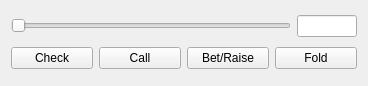
<?xml version="1.0" encoding="UTF-8"?>
<ui version="4.0">
 <class>Form</class>
 <widget class="QWidget" name="Form">
  <property name="geometry">
   <rect>
    <x>0</x>
    <y>0</y>
    <width>368</width>
    <height>86</height>
   </rect>
  </property>
  <property name="windowTitle">
   <string>Form</string>
  </property>
  <property name="styleSheet">
   <string notr="true"/>
  </property>
  <layout class="QVBoxLayout" name="verticalLayout">
   <item>
    <layout class="QHBoxLayout" name="horizontalLayout_2">
     <item>
      <widget class="QSlider" name="horizontalSlider">
       <property name="orientation">
        <enum>Qt::Horizontal</enum>
       </property>
      </widget>
     </item>
     <item>
      <widget class="QLineEdit" name="lineEdit">
       <property name="maximumSize">
        <size>
         <width>60</width>
         <height>16777215</height>
        </size>
       </property>
      </widget>
     </item>
    </layout>
   </item>
   <item>
    <layout class="QHBoxLayout" name="horizontalLayout">
     <item>
      <widget class="QPushButton" name="check">
       <property name="text">
        <string>Check</string>
       </property>
      </widget>
     </item>
     <item>
      <widget class="QPushButton" name="call">
       <property name="text">
        <string>Call</string>
       </property>
      </widget>
     </item>
     <item>
      <widget class="QPushButton" name="bet">
       <property name="text">
        <string>Bet/Raise</string>
       </property>
      </widget>
     </item>
     <item>
      <widget class="QPushButton" name="fold">
       <property name="text">
        <string>Fold</string>
       </property>
      </widget>
     </item>
    </layout>
   </item>
  </layout>
 </widget>
 <resources/>
 <connections/>
</ui>
